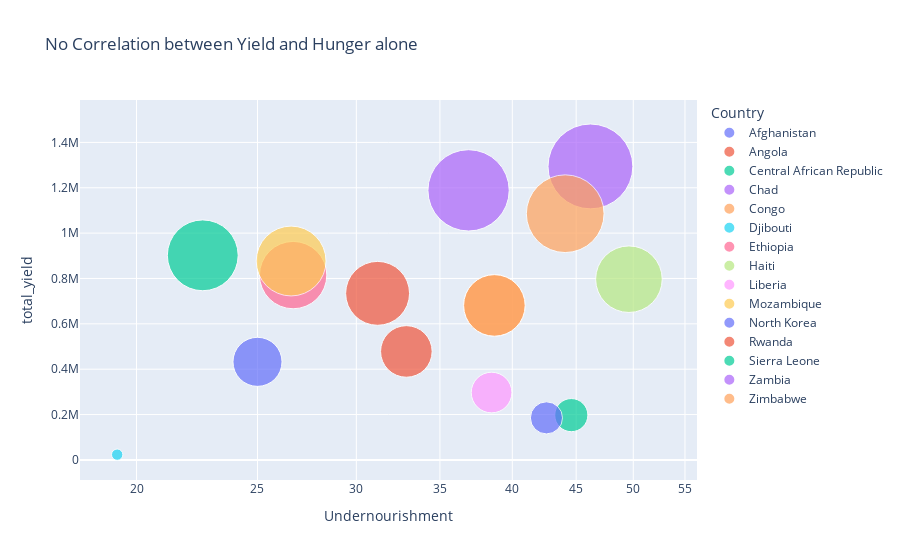

Write notebook code for a chart like this one.
### Code cell
import plotly.express as px

#fig.title("There is no Correlation between Yield and Hunger alone")
fig = px.scatter(top_hunger.query("Year==2013"), x="Undernourishment", y="total_yield",
	         size="total_yield", color="Country",
                 hover_name="Country", log_x=True, size_max=60, title = "No Strong Correlation between Yield and Hunger alone")
fig.show()

### Figure 1 — Plotly figure (JSON) as saved in the notebook; plotly's stock layout.template omitted (floating-point values rounded to 4 significant figures)
{"data": [{"hovertemplate": "<b>%{hovertext}</b><br><br>Country=Afghanistan<br>Undernourishment=%{x}<br>total_yield=%{marker.size}<extra></extra>", "hovertext": ["Afghanistan"], "legendgroup": "Afghanistan", "marker": {"color": "#636efa", "size": [432445], "sizemode": "area", "sizeref": 359.5, "symbol": "circle"}, "mode": "markers", "name": "Afghanistan", "orientation": "v", "showlegend": true, "type": "scatter", "x": [25], "xaxis": "x", "y": [432445], "yaxis": "y"}, {"hovertemplate": "<b>%{hovertext}</b><br><br>Country=Angola<br>Undernourishment=%{x}<br>total_yield=%{marker.size}<extra></extra>", "hovertext": ["Angola"], "legendgroup": "Angola", "marker": {"color": "#EF553B", "size": [734396], "sizemode": "area", "sizeref": 359.5, "symbol": "circle"}, "mode": "markers", "name": "Angola", "orientation": "v", "showlegend": true, "type": "scatter", "x": [31.2], "xaxis": "x", "y": [734396], "yaxis": "y"}, {"hovertemplate": "<b>%{hovertext}</b><br><br>Country=Central African Republic<br>Undernourishment=%{x}<br>total_yield=%{marker.size}<extra></extra>", "hovertext": ["Central African Republic"], "legendgroup": "Central African Republic", "marker": {"color": "#00cc96", "size": [197469], "sizemode": "area", "sizeref": 359.5, "symbol": "circle"}, "mode": "markers", "name": "Central African Republic", "orientation": "v", "showlegend": true, "type": "scatter", "x": [44.6], "xaxis": "x", "y": [197469], "yaxis": "y"}, {"hovertemplate": "<b>%{hovertext}</b><br><br>Country=Chad<br>Undernourishment=%{x}<br>total_yield=%{marker.size}<extra></extra>", "hovertext": ["Chad"], "legendgroup": "Chad", "marker": {"color": "#ab63fa", "size": [1188540], "sizemode": "area", "sizeref": 359.5, "symbol": "circle"}, "mode": "markers", "name": "Chad", "orientation": "v", "showlegend": true, "type": "scatter", "x": [36.9], "xaxis": "x", "y": [1188540], "yaxis": "y"}, {"hovertemplate": "<b>%{hovertext}</b><br><br>Country=Congo<br>Undernourishment=%{x}<br>total_yield=%{marker.size}<extra></extra>", "hovertext": ["Congo", "Congo"], "legendgroup": "Congo", "marker": {"color": "#FFA15A", "size": [681142, 681142], "sizemode": "area", "sizeref": 359.5, "symbol": "circle"}, "mode": "markers", "name": "Congo", "orientation": "v", "showlegend": true, "type": "scatter", "x": [38.7, 38.7], "xaxis": "x", "y": [681142, 681142], "yaxis": "y"}, {"hovertemplate": "<b>%{hovertext}</b><br><br>Country=Djibouti<br>Undernourishment=%{x}<br>total_yield=%{marker.size}<extra></extra>", "hovertext": ["Djibouti"], "legendgroup": "Djibouti", "marker": {"color": "#19d3f3", "size": [23125], "sizemode": "area", "sizeref": 359.5, "symbol": "circle"}, "mode": "markers", "name": "Djibouti", "orientation": "v", "showlegend": true, "type": "scatter", "x": [19.3], "xaxis": "x", "y": [23125], "yaxis": "y"}, {"hovertemplate": "<b>%{hovertext}</b><br><br>Country=Ethiopia<br>Undernourishment=%{x}<br>total_yield=%{marker.size}<extra></extra>", "hovertext": ["Ethiopia"], "legendgroup": "Ethiopia", "marker": {"color": "#FF6692", "size": [814935], "sizemode": "area", "sizeref": 359.5, "symbol": "circle"}, "mode": "markers", "name": "Ethiopia", "orientation": "v", "showlegend": true, "type": "scatter", "x": [26.7], "xaxis": "x", "y": [814935], "yaxis": "y"}, {"hovertemplate": "<b>%{hovertext}</b><br><br>Country=Haiti<br>Undernourishment=%{x}<br>total_yield=%{marker.size}<extra></extra>", "hovertext": ["Haiti"], "legendgroup": "Haiti", "marker": {"color": "#B6E880", "size": [796851], "sizemode": "area", "sizeref": 359.5, "symbol": "circle"}, "mode": "markers", "name": "Haiti", "orientation": "v", "showlegend": true, "type": "scatter", "x": [49.6], "xaxis": "x", "y": [796851], "yaxis": "y"}, {"hovertemplate": "<b>%{hovertext}</b><br><br>Country=Liberia<br>Undernourishment=%{x}<br>total_yield=%{marker.size}<extra></extra>", "hovertext": ["Liberia"], "legendgroup": "Liberia", "marker": {"color": "#FF97FF", "size": [297018], "sizemode": "area", "sizeref": 359.5, "symbol": "circle"}, "mode": "markers", "name": "Liberia", "orientation": "v", "showlegend": true, "type": "scatter", "x": [38.5], "xaxis": "x", "y": [297018], "yaxis": "y"}, {"hovertemplate": "<b>%{hovertext}</b><br><br>Country=Mozambique<br>Undernourishment=%{x}<br>total_yield=%{marker.size}<extra></extra>", "hovertext": ["Mozambique"], "legendgroup": "Mozambique", "marker": {"color": "#FECB52", "size": [876971], "sizemode": "area", "sizeref": 359.5, "symbol": "circle"}, "mode": "markers", "name": "Mozambique", "orientation": "v", "showlegend": true, "type": "scatter", "x": [26.6], "xaxis": "x", "y": [876971], "yaxis": "y"}, {"hovertemplate": "<b>%{hovertext}</b><br><br>Country=North Korea<br>Undernourishment=%{x}<br>total_yield=%{marker.size}<extra></extra>", "hovertext": ["North Korea"], "legendgroup": "North Korea", "marker": {"color": "#636efa", "size": [185352], "sizemode": "area", "sizeref": 359.5, "symbol": "circle"}, "mode": "markers", "name": "North Korea", "orientation": "v", "showlegend": true, "type": "scatter", "x": [42.6], "xaxis": "x", "y": [185352], "yaxis": "y"}, {"hovertemplate": "<b>%{hovertext}</b><br><br>Country=Rwanda<br>Undernourishment=%{x}<br>total_yield=%{marker.size}<extra></extra>", "hovertext": ["Rwanda"], "legendgroup": "Rwanda", "marker": {"color": "#EF553B", "size": [478263], "sizemode": "area", "sizeref": 359.5, "symbol": "circle"}, "mode": "markers", "name": "Rwanda", "orientation": "v", "showlegend": true, "type": "scatter", "x": [32.9], "xaxis": "x", "y": [478263], "yaxis": "y"}, {"hovertemplate": "<b>%{hovertext}</b><br><br>Country=Sierra Leone<br>Undernourishment=%{x}<br>total_yield=%{marker.size}<extra></extra>", "hovertext": ["Sierra Leone"], "legendgroup": "Sierra Leone", "marker": {"color": "#00cc96", "size": [902139], "sizemode": "area", "sizeref": 359.5, "symbol": "circle"}, "mode": "markers", "name": "Sierra Leone", "orientation": "v", "showlegend": true, "type": "scatter", "x": [22.6], "xaxis": "x", "y": [902139], "yaxis": "y"}, {"hovertemplate": "<b>%{hovertext}</b><br><br>Country=Zambia<br>Undernourishment=%{x}<br>total_yield=%{marker.size}<extra></extra>", "hovertext": ["Zambia"], "legendgroup": "Zambia", "marker": {"color": "#ab63fa", "size": [1294050], "sizemode": "area", "sizeref": 359.5, "symbol": "circle"}, "mode": "markers", "name": "Zambia", "orientation": "v", "showlegend": true, "type": "scatter", "x": [46.2], "xaxis": "x", "y": [1294050], "yaxis": "y"}, {"hovertemplate": "<b>%{hovertext}</b><br><br>Country=Zimbabwe<br>Undernourishment=%{x}<br>total_yield=%{marker.size}<extra></extra>", "hovertext": ["Zimbabwe"], "legendgroup": "Zimbabwe", "marker": {"color": "#FFA15A", "size": [1085639], "sizemode": "area", "sizeref": 359.5, "symbol": "circle"}, "mode": "markers", "name": "Zimbabwe", "orientation": "v", "showlegend": true, "type": "scatter", "x": [44.1], "xaxis": "x", "y": [1085639], "yaxis": "y"}], "layout": {"legend": {"itemsizing": "constant", "title": {"text": "Country"}, "tracegroupgap": 0}, "title": {"text": "No Correlation between Yield and Hunger alone"}, "xaxis": {"anchor": "y", "domain": [0, 1], "title": {"text": "Undernourishment"}, "type": "log"}, "yaxis": {"anchor": "x", "domain": [0, 1], "title": {"text": "total_yield"}}}}
